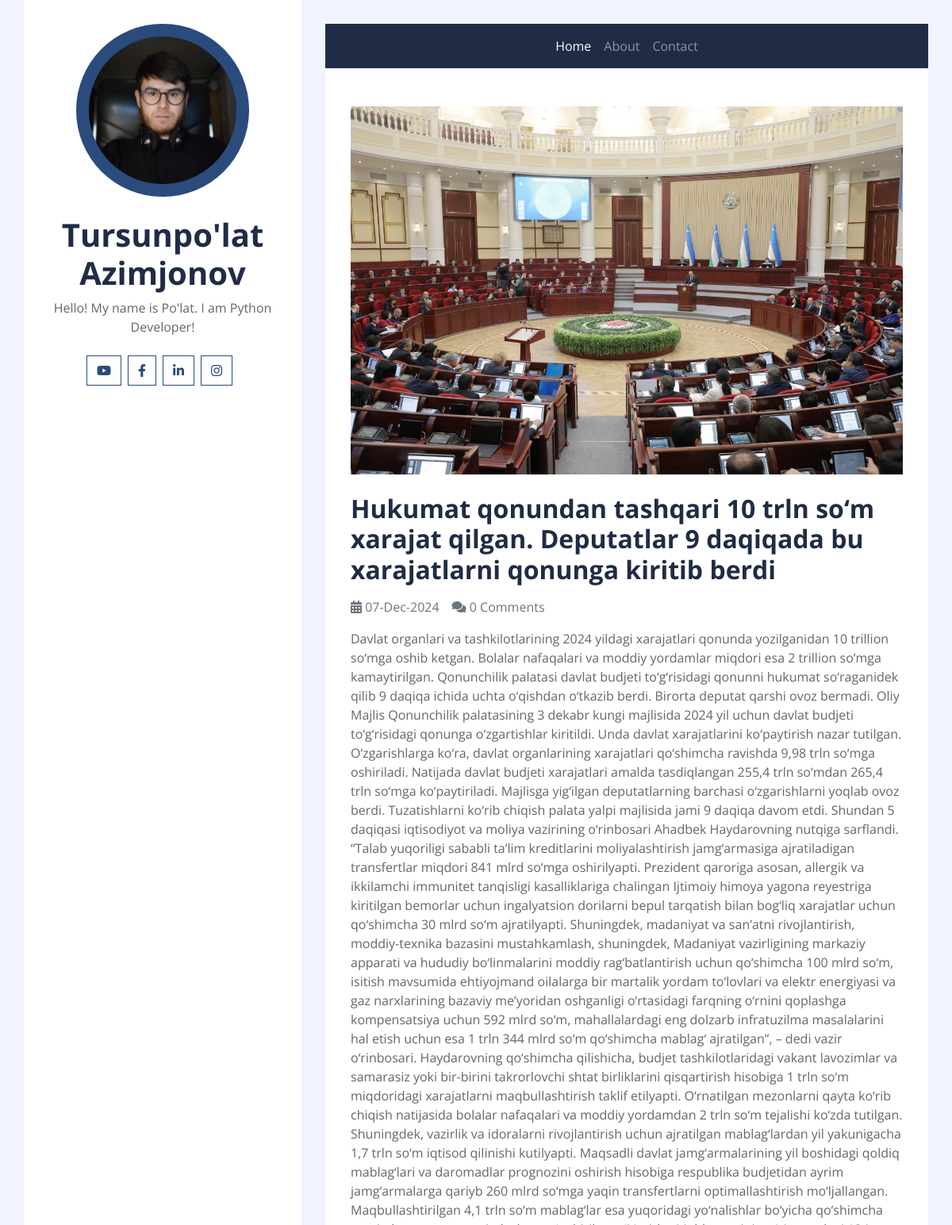
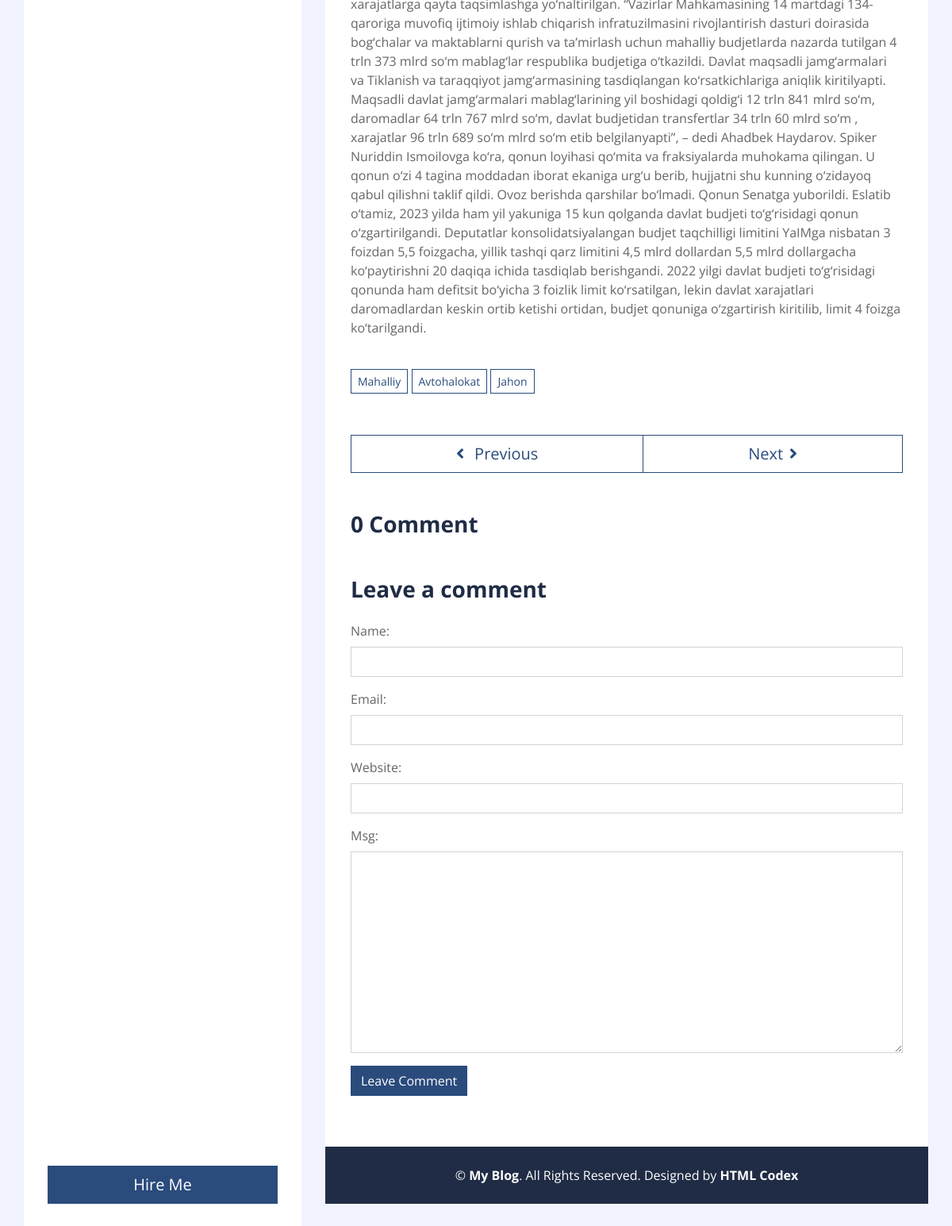
Page /detail/1/ on the committed database (2 pictures, top to bottom).
### post_app/models.py (models this page shows, shortened)
class Post(models.Model):
    title = models.CharField(max_length=200)
    body = models.TextField()
    image = models.FileField(upload_to='post-images/')
    tags = models.ManyToManyField('Tag', related_name='tags', blank=True, null=True)
    created_on = models.DateTimeField(auto_now_add=True)
    class Meta:
        app_label = 'post_app'
        ordering = ('-created_on',)

class Tag(models.Model):
    name = models.CharField(max_length=100)
    created_on = models.DateTimeField(auto_now_add=True)
    def __str__(self):
        return self.name

### post_app/views.py (the view, shortened to what this page needs)
# urls.py: path('detail/<pk>/', getPost, name='post_detail'),
def getPost(request, pk):
    template_name = 'post_app/detail.html'
    post = Post.objects.get(pk=pk)
    comments = post.comments.all()
    tags = post.tags.all()
    print(tags)
    comment_form = CommentForm()
    context = {'post':post, 'comment_form':comment_form, 'comments':comments, 'tags':tags}
    return render(request=request, template_name=template_name, context=context)

### post_app/forms.py
class CommentForm(forms.ModelForm):
    class Meta:
        model = Comment
        fields = ['name', 'email', 'website', 'msg']
    def __init__(self, *args, **kwargs):
        super(CommentForm, self).__init__(*args, **kwargs)
        for name, field in self.fields.items():
            field.widget.attrs.update({'class':'form-control'})

### templates/post_app/detail.html (shortened to what this page needs)
{% extends 'base.html' %}
{% load static %}
{% block content %}
	<div class="container py-5 px-2 bg-white">
        <div class="row px-4">
            <div class="col-12">
                {% if post.image %}
                	<img class="img-fluid mb-4" src="{{ post.image.url }}" alt="Image">
                {% endif %}
                <h2 class="mb-3 font-weight-bold">{{ post.title }}</h2>
                <div class="d-flex">
                    <p class="mr-3 text-muted"><i class="fa fa-calendar-alt"></i> {{ post.created_on | date:'d-M-Y' }}</p>
                    {% if post.comments.count <= 1 %}
                        <p class="mr-3 text-muted"><i class="fa fa-comments"></i> {{ post.comments.count }} Comments</p>
                    {% else %}
                        <p class="mr-3 text-muted"><i class="fa fa-comments"></i> {{ post.comments.count }} Comments</p>
                    {% endif %}
                </div>
                <p>{{ post.body }}</p>
            </div>
            <div class="col-12 py-4">
                {% for tag in tags %}
                	<a href="{% url 'post_filter' tag.name %}" class="btn btn-sm btn-outline-primary mb-1">{{ tag.name }}</a>
                {% endfor %}
            </div>
            <div class="col-12 py-4">
                <div class="btn-group btn-group-lg w-100">
                    <button type="button" class="btn btn-outline-primary"><i class="fa fa-angle-left mr-2"></i> Previous</button>
                    <button type="button" class="btn btn-outline-primary">Next<i class="fa fa-angle-right ml-2"></i></button>
                </div>
            </div>
            <div class="col-12 py-4">
                {% if post.comments.count <= 1 %}
                    <h3 class="mb-4 font-weight-bold">{{ post.comments.count }} Comment</h3>
                {% else %}
                    <h3 class="mb-4 font-weight-bold">{{ post.comments.count }} Comments</h3>
                {% endif %}
            </div>
            <div class="col-12">
                <h3 class="mb-4 font-weight-bold">Leave a comment</h3>
                <form method="post">
                    {{ comment_form.as_p }}
                    <div class="form-group">
                        <input type="submit" value="Leave Comment" class="btn btn-primary">
                    </div>
                </form>
            </div>
        </div>
    </div>
{% endblock %}

### rows in the picture
Post: image (picture), title "Hukumat qonundan tashqari 10 trln so‘m xarajat qilgan. Deputatlar 9 daqiqada bu xarajatlarni qonunga kiritib berdi", created_on "07-Dec-2024", comments.count "0", body "Davlat organlari va tashkilotlarining 2024 yildagi xarajatlari qonunda yozilganidan 10 trillion so‘mga oshib ketgan. Bolalar nafaqalari va moddiy yordamlar miqdori esa 2 trillion so‘mga kamaytirilgan. Qonunchilik palatasi davlat budjeti to‘g‘risidagi qonunni hukumat so‘raganidek qilib 9 daqiqa ichida uchta o‘qishdan o‘tkazib berdi. Birorta deputat qarshi ovoz bermadi. Oliy Majlis Qonunchilik palatasining 3 dekabr kungi majlisida 2024 yil uchun davlat budjeti to‘g‘risidagi qonunga o‘zgartishlar kiritildi. Unda davlat xarajatlarini ko‘paytirish nazar tutilgan. O‘zgarishlarga ko‘ra, davlat organlarining xarajatlari qo‘shimcha ravishda 9,98 trln so‘mga oshiriladi. Natijada davlat budjeti…"
Tag: name "Mahalliy"
Tag: name "Avtohalokat"
Tag: name "Jahon"
